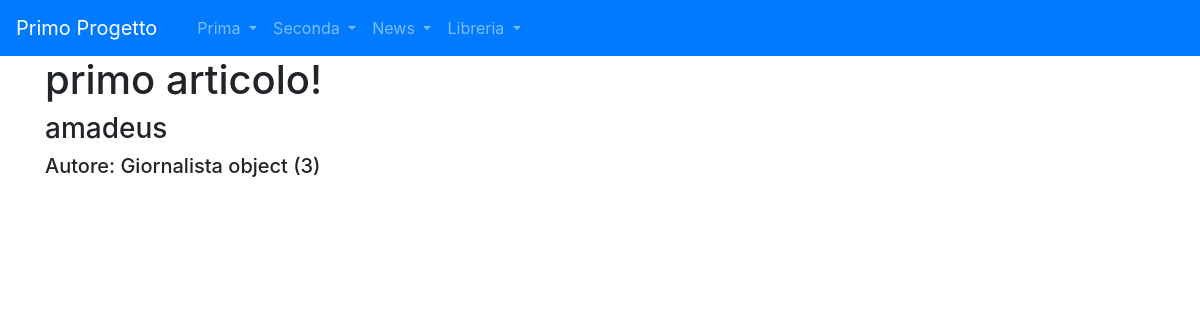
/news/articoli/1, run on the app's committed database.
### news/models.py (models this page shows, shortened)
class Articolo (models.Model):
    titolo = models.CharField (max_length = 100)
    contenuto = models.TextField ()
    giornalista = models.ForeignKey (Giornalista, on_delete = models.CASCADE, related_name = "articoli")
    class Meta:
        verbose_name="Articolo"
        verbose_name_plural="Articoli"

class Giornalista (models.Model):
    nome = models.CharField (max_length = 20)
    cognome = models.CharField (max_length = 20)
    class Meta:
        verbose_name="Giornalista"
        verbose_name_plural="Giornalisti"

### news/views.py (the view)
# urls.py: path("articoli/<int:pk>", ArticoloDetailViewCB.as_view(), name="articolo_detail"),
class ArticoloDetailViewCB(DetailView):
    model=Articolo
    template_name="articolo_detail.html"

### news/templates/articolo_detail.html (shortened to what this page needs)
{% extends 'base.html' %}
{% block content %}
    <h1>{{ articolo.titolo }}</h1>
    <h3>{{ articolo.contenuto }}</h3>
    <h5>Autore: {{ articolo.giornalista }}</h5>
{% endblock content %}

### data on the page
Articolo: titolo "primo articolo!", contenuto "amadeus", giornalista "Giornalista object (3)"
